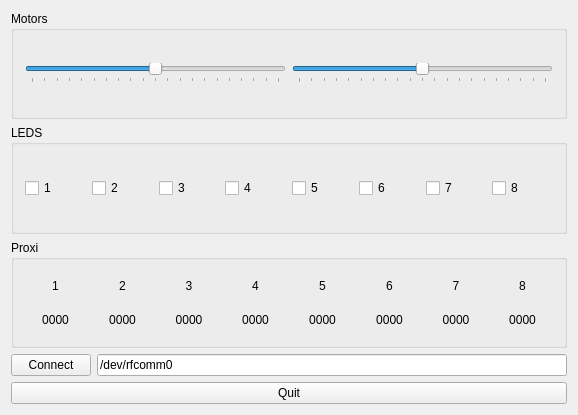
<?xml version="1.0" encoding="UTF-8"?>
<ui version="4.0">
 <class>EPuckUserInterface</class>
 <widget class="QWidget" name="EPuckUserInterface">
  <property name="geometry">
   <rect>
    <x>0</x>
    <y>0</y>
    <width>578</width>
    <height>415</height>
   </rect>
  </property>
  <property name="windowTitle">
   <string>TP10</string>
  </property>
  <layout class="QVBoxLayout" name="verticalLayout">
   <item>
    <widget class="QGroupBox" name="motorGroup">
     <property name="title">
      <string>Motors</string>
     </property>
     <layout class="QHBoxLayout" name="horizontalLayout_3">
      <item>
       <layout class="QHBoxLayout" name="horizontalLayout_2">
        <item>
         <widget class="QSlider" name="motor0">
          <property name="minimum">
           <number>-1000</number>
          </property>
          <property name="maximum">
           <number>1000</number>
          </property>
          <property name="orientation">
           <enum>Qt::Horizontal</enum>
          </property>
          <property name="tickPosition">
           <enum>QSlider::TicksBelow</enum>
          </property>
          <property name="tickInterval">
           <number>100</number>
          </property>
         </widget>
        </item>
        <item>
         <widget class="QSlider" name="motor1">
          <property name="minimum">
           <number>-1000</number>
          </property>
          <property name="maximum">
           <number>1000</number>
          </property>
          <property name="orientation">
           <enum>Qt::Horizontal</enum>
          </property>
          <property name="tickPosition">
           <enum>QSlider::TicksBelow</enum>
          </property>
          <property name="tickInterval">
           <number>100</number>
          </property>
         </widget>
        </item>
       </layout>
      </item>
     </layout>
    </widget>
   </item>
   <item>
    <widget class="QGroupBox" name="ledGroup">
     <property name="title">
      <string>LEDS</string>
     </property>
     <layout class="QHBoxLayout" name="horizontalLayout_4">
      <item>
       <widget class="QCheckBox" name="led0">
        <property name="text">
         <string>1</string>
        </property>
        <property name="autoRepeat">
         <bool>false</bool>
        </property>
       </widget>
      </item>
      <item>
       <widget class="QCheckBox" name="led1">
        <property name="text">
         <string>2</string>
        </property>
        <property name="autoRepeat">
         <bool>false</bool>
        </property>
       </widget>
      </item>
      <item>
       <widget class="QCheckBox" name="led2">
        <property name="text">
         <string>3</string>
        </property>
        <property name="autoRepeat">
         <bool>false</bool>
        </property>
       </widget>
      </item>
      <item>
       <widget class="QCheckBox" name="led3">
        <property name="text">
         <string>4</string>
        </property>
        <property name="autoRepeat">
         <bool>false</bool>
        </property>
       </widget>
      </item>
      <item>
       <widget class="QCheckBox" name="led4">
        <property name="text">
         <string>5</string>
        </property>
        <property name="autoRepeat">
         <bool>false</bool>
        </property>
       </widget>
      </item>
      <item>
       <widget class="QCheckBox" name="led5">
        <property name="text">
         <string>6</string>
        </property>
        <property name="autoRepeat">
         <bool>false</bool>
        </property>
       </widget>
      </item>
      <item>
       <widget class="QCheckBox" name="led6">
        <property name="text">
         <string>7</string>
        </property>
        <property name="autoRepeat">
         <bool>false</bool>
        </property>
       </widget>
      </item>
      <item>
       <widget class="QCheckBox" name="led7">
        <property name="text">
         <string>8</string>
        </property>
        <property name="autoRepeat">
         <bool>false</bool>
        </property>
       </widget>
      </item>
     </layout>
    </widget>
   </item>
   <item>
    <widget class="QGroupBox" name="proxiGroup">
     <property name="title">
      <string>Proxi</string>
     </property>
     <layout class="QGridLayout" name="gridLayout">
      <item row="0" column="0">
       <widget class="QLabel" name="label">
        <property name="text">
         <string>1</string>
        </property>
        <property name="alignment">
         <set>Qt::AlignCenter</set>
        </property>
       </widget>
      </item>
      <item row="0" column="1">
       <widget class="QLabel" name="label_2">
        <property name="text">
         <string>2</string>
        </property>
        <property name="alignment">
         <set>Qt::AlignCenter</set>
        </property>
       </widget>
      </item>
      <item row="0" column="2">
       <widget class="QLabel" name="label_3">
        <property name="text">
         <string>3</string>
        </property>
        <property name="alignment">
         <set>Qt::AlignCenter</set>
        </property>
       </widget>
      </item>
      <item row="0" column="3">
       <widget class="QLabel" name="label_4">
        <property name="text">
         <string>4</string>
        </property>
        <property name="alignment">
         <set>Qt::AlignCenter</set>
        </property>
       </widget>
      </item>
      <item row="0" column="4">
       <widget class="QLabel" name="label_5">
        <property name="text">
         <string>5</string>
        </property>
        <property name="alignment">
         <set>Qt::AlignCenter</set>
        </property>
       </widget>
      </item>
      <item row="0" column="5">
       <widget class="QLabel" name="label_6">
        <property name="text">
         <string>6</string>
        </property>
        <property name="alignment">
         <set>Qt::AlignCenter</set>
        </property>
       </widget>
      </item>
      <item row="0" column="6">
       <widget class="QLabel" name="label_7">
        <property name="text">
         <string>7</string>
        </property>
        <property name="alignment">
         <set>Qt::AlignCenter</set>
        </property>
       </widget>
      </item>
      <item row="0" column="7">
       <widget class="QLabel" name="label_8">
        <property name="text">
         <string>8</string>
        </property>
        <property name="alignment">
         <set>Qt::AlignCenter</set>
        </property>
       </widget>
      </item>
      <item row="1" column="0">
       <widget class="QLabel" name="proxi0">
        <property name="text">
         <string>0000</string>
        </property>
        <property name="alignment">
         <set>Qt::AlignCenter</set>
        </property>
       </widget>
      </item>
      <item row="1" column="1">
       <widget class="QLabel" name="proxi1">
        <property name="text">
         <string>0000</string>
        </property>
        <property name="alignment">
         <set>Qt::AlignCenter</set>
        </property>
       </widget>
      </item>
      <item row="1" column="2">
       <widget class="QLabel" name="proxi2">
        <property name="text">
         <string>0000</string>
        </property>
        <property name="alignment">
         <set>Qt::AlignCenter</set>
        </property>
       </widget>
      </item>
      <item row="1" column="3">
       <widget class="QLabel" name="proxi3">
        <property name="text">
         <string>0000</string>
        </property>
        <property name="alignment">
         <set>Qt::AlignCenter</set>
        </property>
       </widget>
      </item>
      <item row="1" column="4">
       <widget class="QLabel" name="proxi4">
        <property name="text">
         <string>0000</string>
        </property>
        <property name="alignment">
         <set>Qt::AlignCenter</set>
        </property>
       </widget>
      </item>
      <item row="1" column="5">
       <widget class="QLabel" name="proxi5">
        <property name="text">
         <string>0000</string>
        </property>
        <property name="alignment">
         <set>Qt::AlignCenter</set>
        </property>
       </widget>
      </item>
      <item row="1" column="6">
       <widget class="QLabel" name="proxi6">
        <property name="text">
         <string>0000</string>
        </property>
        <property name="alignment">
         <set>Qt::AlignCenter</set>
        </property>
       </widget>
      </item>
      <item row="1" column="7">
       <widget class="QLabel" name="proxi7">
        <property name="text">
         <string>0000</string>
        </property>
        <property name="alignment">
         <set>Qt::AlignCenter</set>
        </property>
       </widget>
      </item>
     </layout>
    </widget>
   </item>
   <item>
    <layout class="QHBoxLayout" name="horizontalLayout" stretch="0,0">
     <item>
      <widget class="QPushButton" name="connectButton">
       <property name="text">
        <string>Connect</string>
       </property>
      </widget>
     </item>
     <item>
      <widget class="QLineEdit" name="port">
       <property name="text">
        <string>/dev/rfcomm0</string>
       </property>
      </widget>
     </item>
    </layout>
   </item>
   <item>
    <widget class="QPushButton" name="quitButton">
     <property name="text">
      <string>Quit</string>
     </property>
    </widget>
   </item>
  </layout>
 </widget>
 <layoutdefault spacing="6" margin="11"/>
 <resources/>
 <connections>
  <connection>
   <sender>quitButton</sender>
   <signal>clicked()</signal>
   <receiver>EPuckUserInterface</receiver>
   <slot>quitClicked()</slot>
   <hints>
    <hint type="sourcelabel">
     <x>213</x>
     <y>410</y>
    </hint>
    <hint type="destinationlabel">
     <x>3</x>
     <y>414</y>
    </hint>
   </hints>
  </connection>
  <connection>
   <sender>motor0</sender>
   <signal>valueChanged(int)</signal>
   <receiver>EPuckUserInterface</receiver>
   <slot>updateMotors(int)</slot>
   <hints>
    <hint type="sourcelabel">
     <x>86</x>
     <y>67</y>
    </hint>
    <hint type="destinationlabel">
     <x>85</x>
     <y>1</y>
    </hint>
   </hints>
  </connection>
  <connection>
   <sender>motor1</sender>
   <signal>valueChanged(int)</signal>
   <receiver>EPuckUserInterface</receiver>
   <slot>updateMotors(int)</slot>
   <hints>
    <hint type="sourcelabel">
     <x>339</x>
     <y>74</y>
    </hint>
    <hint type="destinationlabel">
     <x>332</x>
     <y>2</y>
    </hint>
   </hints>
  </connection>
  <connection>
   <sender>led0</sender>
   <signal>stateChanged(int)</signal>
   <receiver>EPuckUserInterface</receiver>
   <slot>updateLeds(int)</slot>
   <hints>
    <hint type="sourcelabel">
     <x>55</x>
     <y>167</y>
    </hint>
    <hint type="destinationlabel">
     <x>2</x>
     <y>166</y>
    </hint>
   </hints>
  </connection>
  <connection>
   <sender>led1</sender>
   <signal>stateChanged(int)</signal>
   <receiver>EPuckUserInterface</receiver>
   <slot>updateLeds(int)</slot>
   <hints>
    <hint type="sourcelabel">
     <x>146</x>
     <y>167</y>
    </hint>
    <hint type="destinationlabel">
     <x>2</x>
     <y>158</y>
    </hint>
   </hints>
  </connection>
  <connection>
   <sender>led2</sender>
   <signal>stateChanged(int)</signal>
   <receiver>EPuckUserInterface</receiver>
   <slot>updateLeds(int)</slot>
   <hints>
    <hint type="sourcelabel">
     <x>216</x>
     <y>167</y>
    </hint>
    <hint type="destinationlabel">
     <x>2</x>
     <y>219</y>
    </hint>
   </hints>
  </connection>
  <connection>
   <sender>led3</sender>
   <signal>stateChanged(int)</signal>
   <receiver>EPuckUserInterface</receiver>
   <slot>updateLeds(int)</slot>
   <hints>
    <hint type="sourcelabel">
     <x>286</x>
     <y>167</y>
    </hint>
    <hint type="destinationlabel">
     <x>2</x>
     <y>140</y>
    </hint>
   </hints>
  </connection>
  <connection>
   <sender>led4</sender>
   <signal>stateChanged(int)</signal>
   <receiver>EPuckUserInterface</receiver>
   <slot>updateLeds(int)</slot>
   <hints>
    <hint type="sourcelabel">
     <x>356</x>
     <y>167</y>
    </hint>
    <hint type="destinationlabel">
     <x>576</x>
     <y>130</y>
    </hint>
   </hints>
  </connection>
  <connection>
   <sender>led5</sender>
   <signal>stateChanged(int)</signal>
   <receiver>EPuckUserInterface</receiver>
   <slot>updateLeds(int)</slot>
   <hints>
    <hint type="sourcelabel">
     <x>426</x>
     <y>167</y>
    </hint>
    <hint type="destinationlabel">
     <x>575</x>
     <y>164</y>
    </hint>
   </hints>
  </connection>
  <connection>
   <sender>led6</sender>
   <signal>stateChanged(int)</signal>
   <receiver>EPuckUserInterface</receiver>
   <slot>updateLeds(int)</slot>
   <hints>
    <hint type="sourcelabel">
     <x>496</x>
     <y>167</y>
    </hint>
    <hint type="destinationlabel">
     <x>575</x>
     <y>191</y>
    </hint>
   </hints>
  </connection>
  <connection>
   <sender>led7</sender>
   <signal>stateChanged(int)</signal>
   <receiver>EPuckUserInterface</receiver>
   <slot>updateLeds(int)</slot>
   <hints>
    <hint type="sourcelabel">
     <x>566</x>
     <y>167</y>
    </hint>
    <hint type="destinationlabel">
     <x>577</x>
     <y>223</y>
    </hint>
   </hints>
  </connection>
  <connection>
   <sender>connectButton</sender>
   <signal>clicked()</signal>
   <receiver>EPuckUserInterface</receiver>
   <slot>connectClicked()</slot>
   <hints>
    <hint type="sourcelabel">
     <x>78</x>
     <y>326</y>
    </hint>
    <hint type="destinationlabel">
     <x>2</x>
     <y>293</y>
    </hint>
   </hints>
  </connection>
 </connections>
 <slots>
  <slot>quitClicked()</slot>
  <slot>updateMotors(int)</slot>
  <slot>updateLeds(int)</slot>
  <slot>connectClicked()</slot>
 </slots>
</ui>
